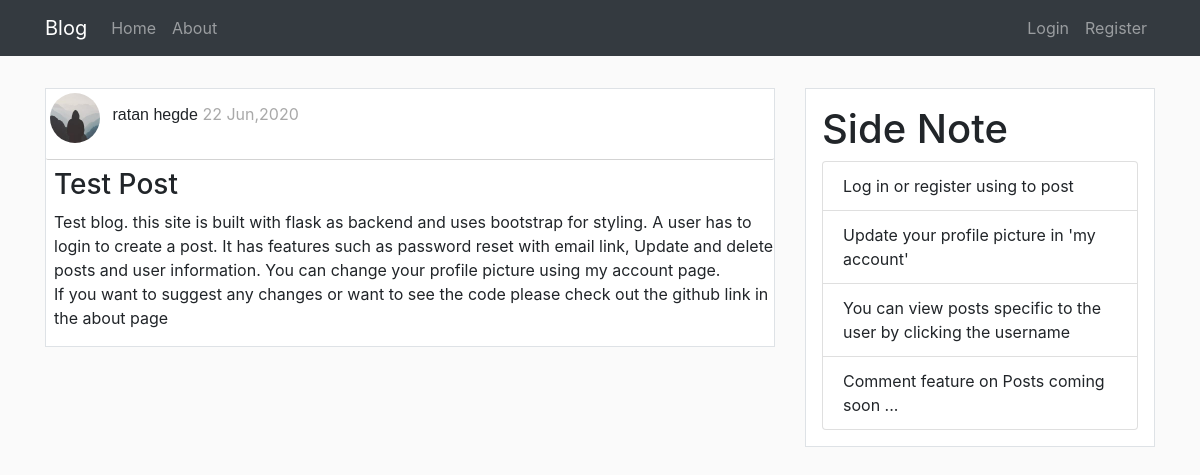
/post/1, run on the app's committed database.
### flaskBlog/models.py (models this page shows, shortened)
class User(db.Model, UserMixin):
    id = db.Column(db.Integer , primary_key = True)
    username = db.Column(db.String(20), unique=True , nullable=False)
    email = db.Column(db.String(120), unique=True , nullable=False)
    image_file = db.Column(db.String(20), nullable=False, default='default.jpg')
    password = db.Column(db.String(60), nullable=False)
    posts = db.relationship('Post', backref='author', lazy=True)

class Post(db.Model):
    id = db.Column(db.Integer , primary_key = True)
    title = db.Column(db.String(100), nullable=False)
    date_posted = db.Column(db.DateTime, nullable=False, default=datetime.utcnow)
    content = db.Column(db.Text, nullable=False)
    user_id = db.Column(db.Integer, db.ForeignKey('user.id'), nullable=False)

### flaskBlog/posts/routes.py (the view)
@posts.route("/post/<int:post_id>")
def post(post_id):
    post = Post.query.get_or_404(post_id)
    return render_template('post.html',title=post.title,post=post)

### flaskBlog/templates/post.html (shortened to what this page needs)
{% extends 'layout.html' %}
{% block content %}
<div class="article border">
    <div class="post-metadata">
        <img class="rounded-circle mt-1 ml-1"
            src="{{ url_for('static',filename='profile_pics/'+post.author.image_file) }}" alt="" id="post_img">
        <span class="Postauthor ml-2"><a href="{{ url_for('users.user_posts',username=post.author.username) }}">{{ post.author.username }}</a></span>
        <span class="Postdate mr-1"> {{ post.date_posted.strftime('%d %b,%Y') }}</span>
    </div>
    <h3 class="mt-2 ml-2 mr-2">{{ post.title }}</h3>
    <p class="ml-2" id="article-content" style="white-space: pre-line;">{{ post.content }}</p>
</div>
{% endblock %}

### flaskBlog/static/main.css (style rules this page uses)
body { background: #fafafa; }
a { color: inherit; }
.article { margin-top: 2rem; background-color: #ffffff; }
.Postauthor { font-family: sans-serif; font-weight: 300; }
.Postdate { color: darkgray; }
.post-metadata { padding-bottom: 1rem; border-bottom: 1px solid lightgray; border-radius: 2px; border-width: 80%; }
#post_img { height: 50px; width: 50px; }
p#article-content { white-space: pre-line; }

### data on the page
User: image_file (picture), author.username "ratan hegde"
Post: date_posted "22 Jun,2020", title "Test Post", content "Test blog. this site is built with flask as backend and uses bootstrap for styling. A user has to login to create a post. It has features such as password reset with email link, Update and delete posts and user information. You can change your profile picture using my account page. If you want to suggest any changes or want to see the code please check out the github link in the about page"
